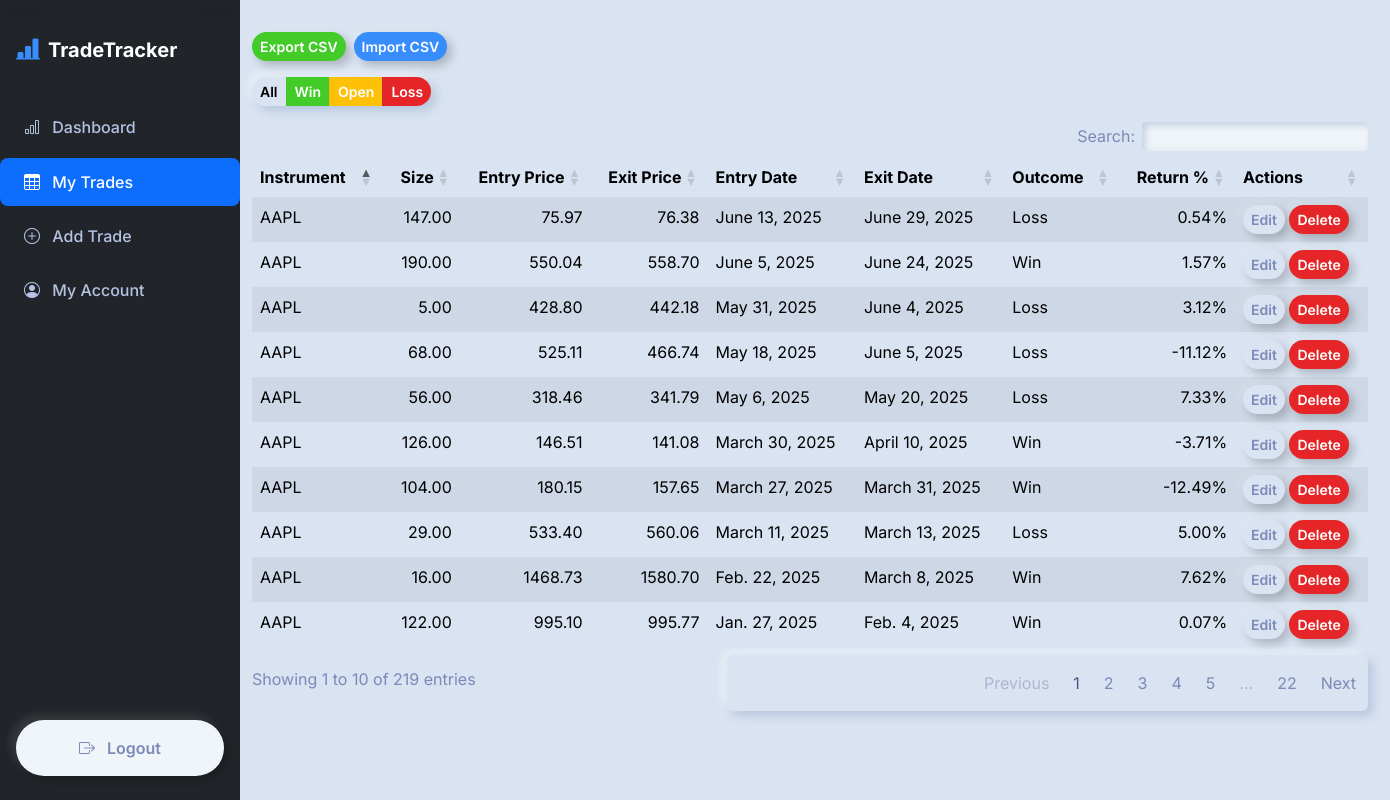
Page /trades/ (signed in) on the committed database.
### trades/models.py (models this page shows, shortened)
class Trade(models.Model):
    user = models.ForeignKey(User, on_delete=models.CASCADE)
    instrument = models.CharField(max_length=100)
    position_size = models.DecimalField(max_digits=10, decimal_places=2)
    entry_price = models.DecimalField(max_digits=10, decimal_places=2)
    exit_price = models.DecimalField(
        max_digits=10, decimal_places=2, null=True, blank=True
    )
    entry_date = models.DateField()
    exit_date = models.DateField(null=True, blank=True)
    outcome = models.CharField(
        max_length=10, choices=[("win", "Win"), ("loss", "Loss"), ("open", "Open")]
    )
    notes = models.TextField(blank=True)
    def return_percent(self):
        if self.exit_price:
            return ((self.exit_price - self.entry_price) / self.entry_price) * 100
        return None

### trades/views.py (the view)
# urls.py: path("trades/", views.trade_list, name="trade_list"),
@login_required
def trade_list(request):
    trades = Trade.objects.filter(user=request.user).order_by("-entry_date")
    instruments = (
        trades.values_list("instrument", flat=True).distinct().order_by("instrument")
    )
    return render(
        request,
        "trades/trade_list.html",
        {
            "trades": trades,
            "instruments": instruments,
        },
    )

### trades/templates/trades/trade_list.html (shortened to what this page needs)
{% extends 'trades/base.html' %}
{% block extra_css %}
<link
  rel="stylesheet"
  href="https://cdn.datatables.net/1.13.6/css/dataTables.bootstrap5.min.css"/>
{% endblock %}
{% block content %}
 <div class="mb-3 d-flex gap-2">
    <a href="{% url 'export_trades' %}" class="btn btn-sm btn-outline-success">
      Export CSV
    </a>
    <a href="{% url 'import_trades' %}" class="btn btn-sm btn-outline-primary">
      Import CSV
    </a>
  </div>
<div class="mb-3">
  <div class="btn-group" role="group" aria-label="Outcome filter">
    <button type="button"
            class="btn btn-sm btn-outline-secondary active"
            data-outcome="">
      All
    </button>
    <button type="button"
            class="btn btn-sm btn-outline-success"
            data-outcome="Win">
      Win
    </button>
    <button type="button"
            class="btn btn-sm btn-outline-warning"
            data-outcome="Open">
      Open
    </button>
    <button type="button"
            class="btn btn-sm btn-outline-danger"
            data-outcome="Loss">
      Loss
    </button>
  </div>
</div>
<table id="trades-table" class="table table-striped">
  <thead>
    <tr>
      <th>Instrument</th>
      <th class="text-end">Size</th>
      <th class="text-end">Entry Price</th>
      <th class="text-end">Exit Price</th>
      <th>Entry Date</th>
      <th>Exit Date</th>
      <th>Outcome</th>
      <th class="text-end">Return %</th>
      <th>Actions</th>
    </tr>
  </thead>
  <tbody>
    {% for trade in trades %}
    <tr>
      <td>{{ trade.instrument }}</td>
      <td class="text-end">{{ trade.position_size }}</td>
      <td class="text-end">{{ trade.entry_price }}</td>
      <td class="text-end">{{ trade.exit_price|default:"—" }}</td>
      <td>{{ trade.entry_date }}</td>
      <td>{{ trade.exit_date|default:"—" }}</td>
      <td>{{ trade.outcome|capfirst }}</td>
      <td class="text-end">
        {% if trade.return_percent %}
          {{ trade.return_percent|floatformat:2 }}%
        {% else %}
          —
        {% endif %}
      </td>
      <td>
        <a href="{% url 'edit_trade' trade.pk %}"  class="btn btn-sm btn-outline-secondary">Edit</a>
        <a href="{% url 'delete_trade' trade.pk %}" class="btn btn-sm btn-outline-danger">Delete</a>
      </td>
    </tr>
    {% endfor %}
  </tbody>
</table>
{% endblock %}

### trades/templates/trades/base.html (shortened to what this page needs)
{% load static %}
<!DOCTYPE html>
<html lang="en">
<head>
  <link
    href="https://cdn.jsdelivr.net/npm/bootswatch@5.3.3/dist/morph/bootstrap.min.css"
    rel="stylesheet"
  />
  <link
    rel="stylesheet"
    href="https://cdn.jsdelivr.net/npm/bootstrap-icons@1.10.5/font/bootstrap-icons.css"
  />
   <link rel="stylesheet" href="{% static 'trades/css/main.css' %}">
  <link
    rel="stylesheet"
    href="https://code.jquery.com/ui/1.13.2/themes/base/jquery-ui.min.css"
  />
  {% block extra_css %}{% endblock %}
</head>
<body>
{% if user.is_authenticated %}
  <aside id="desktopSidebar" class="d-none d-lg-block bg-dark text-white">
    {% include 'trades/_sidebar_nav.html' %}
  </aside>
{% endif %}
<div id="mainContent" class="
    {% if user.is_authenticated %}
        with-sidebar container
    {% elif request.resolver_match.url_name == 'landing' %}
        p-0 m-0
    {% else %}
        container
    {% endif %}
">
    {% block content %}{% endblock %}
</div>
  <div
    aria-live="polite"
    aria-atomic="true"
    class="position-relative"
    style="z-index: 1080;"
  >
    <div class="toast-container position-fixed top-0 end-0 p-3">
    </div>
  </div>
  <link
    rel="stylesheet"
    href="https://cdn.jsdelivr.net/npm/daterangepicker/daterangepicker.css"
  />
  <link
    rel="stylesheet"
    href="https://cdn.jsdelivr.net/npm/nouislider@15.7.1/dist/nouislider.min.css"
  />
</body>
</html>

### trades/templates/trades/_sidebar_nav.html (shortened to what this page needs)
<nav id="sidebar" class="sidebar-nav bg-dark">
  <div class="sidebar-brand d-flex align-items-center px-3 py-3 mb-3">
    <i class="bi bi-bar-chart-line-fill me-2 fs-4 text-primary"></i>
    <span class="fw-bold fs-5 text-white">TradeTracker</span>
  </div>
  <ul class="nav flex-column align-items-stretch">
    <li class="nav-item">
      <a href="{% url 'dashboard' %}"
         class="nav-link {% if request.resolver_match.url_name == 'dashboard' %}active{% endif %}">
        <i class="bi bi-bar-chart me-2"></i> Dashboard
      </a>
    </li>
    <li class="nav-item">
      <a href="{% url 'trade_list' %}"
         class="nav-link {% if request.resolver_match.url_name == 'trade_list' %}active{% endif %}">
        <i class="bi bi-table me-2"></i> My Trades
      </a>
    </li>
    <li class="nav-item">
      <a href="{% url 'add_trade' %}"
         class="nav-link {% if request.resolver_match.url_name == 'add_trade' %}active{% endif %}">
        <i class="bi bi-plus-circle me-2"></i> Add Trade
      </a>
    </li>
    <li class="nav-item">
      <a href="{% url 'account' %}"
         class="nav-link {% if request.resolver_match.url_name == 'account' %}active{% endif %}">
        <i class="bi bi-person-circle me-2"></i> My Account
      </a>
    </li>
  </ul>
  {% if user.is_authenticated %}
    <form method="post" action="{% url 'logout' %}" class="logout-form mt-auto mb-4 px-3">
      <button type="submit" class="btn btn-outline-light w-100">
        <i class="bi bi-box-arrow-right me-2"></i> Logout
      </button>
    </form>
  {% endif %}
</nav>

### trades/static/trades/css/main.css (style rules this page uses)
:root { --sidebar-width: 240px; }
body { font-family: 'Inter', sans-serif; margin: 0; padding: 0; }
#desktopSidebar { width: var(--sidebar-width); top: 0; left: 0; height: 100vh; overflow: hidden; padding-top: 1rem; position: fixed; z-index: 1000; }
.sidebar-nav { width: 100%; min-height: 100vh; background: #191c24; display: flex; flex-direction: column; transition: transform 0.3s; box-shadow: 0 0 25px 0 rgba(0,0,0,.10); height: 100vh; }
.sidebar-nav .nav-link { color: #b6c2e4; font-weight: 500; border-radius: .5rem; margin: 0.2rem 0; padding: 0.75rem 1.5rem; transition: background 0.2s, color 0.2s; text-align: left; }
.sidebar-nav .nav-link.active, .sidebar-nav .nav-link:hover, .sidebar-nav .nav-link:focus { background: #0d6efd; color: #fff; }
.sidebar-nav .logout-form { margin-top: auto; padding: 1rem 1.5rem; }
@media (min-width: 992px) { #mainContent { margin-left: var(--sidebar-width); } }
#mainContent.with-sidebar { margin-top: 2rem; }

### rows in the picture
Trade: instrument "AAPL", position_size "147.00", entry_price "75.97", exit_price "76.38", entry_date "June 13, 2025", exit_date "June 29, 2025", outcome "Loss", return_percent "0.54"
Trade: instrument "AAPL", position_size "190.00", entry_price "550.04", exit_price "558.70", entry_date "June 5, 2025", exit_date "June 24, 2025", outcome "Win", return_percent "1.57"
Trade: instrument "AAPL", position_size "5.00", entry_price "428.80", exit_price "442.18", entry_date "May 31, 2025", exit_date "June 4, 2025", outcome "Loss", return_percent "3.12"
Trade: instrument "AAPL", position_size "68.00", entry_price "525.11", exit_price "466.74", entry_date "May 18, 2025", exit_date "June 5, 2025", outcome "Loss", return_percent "-11.12"
Trade: instrument "AAPL", position_size "56.00", entry_price "318.46", exit_price "341.79", entry_date "May 6, 2025", exit_date "May 20, 2025", outcome "Loss", return_percent "7.33"
Trade: instrument "AAPL", position_size "126.00", entry_price "146.51", exit_price "141.08", entry_date "March 30, 2025", exit_date "April 10, 2025", outcome "Win", return_percent "-3.71"
Trade: instrument "AAPL", position_size "104.00", entry_price "180.15", exit_price "157.65", entry_date "March 27, 2025", exit_date "March 31, 2025", outcome "Win", return_percent "-12.49"
Trade: instrument "AAPL", position_size "29.00", entry_price "533.40", exit_price "560.06", entry_date "March 11, 2025", exit_date "March 13, 2025", outcome "Loss", return_percent "5.00"
Trade: instrument "AAPL", position_size "16.00", entry_price "1468.73", exit_price "1580.70", entry_date "Feb. 22, 2025", exit_date "March 8, 2025", outcome "Win", return_percent "7.62"
Trade: instrument "AAPL", position_size "122.00", entry_price "995.10", exit_price "995.77", entry_date "Jan. 27, 2025", exit_date "Feb. 4, 2025", outcome "Win", return_percent "0.07"
